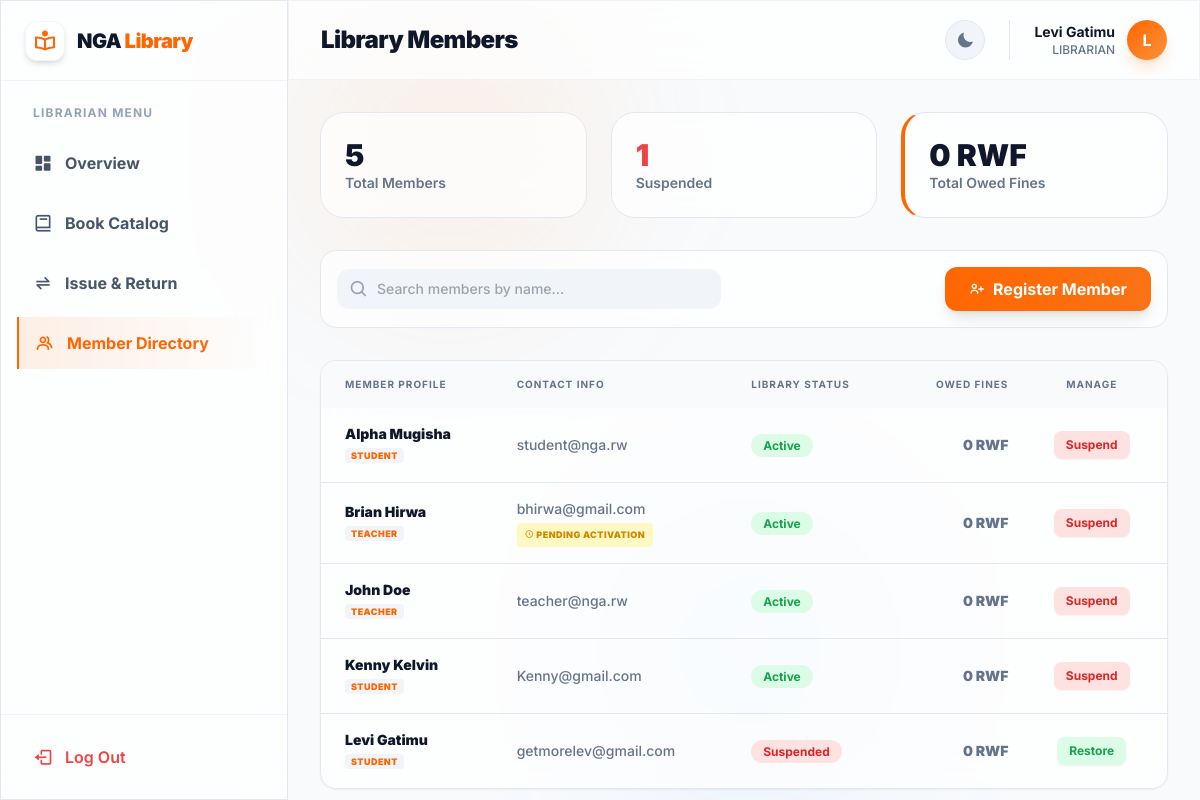
Screenshot of /librarian/members.php (signed in) with the database file from the repository.
### tables this page shows
CREATE TABLE `users` (
  `id` int(11) NOT NULL,
  `full_name` varchar(100) NOT NULL,
  `email` varchar(100) NOT NULL,
  `password` varchar(255) NOT NULL,
  `role` enum('librarian','student','teacher','admin') DEFAULT 'student',
  `status` enum('active','suspended') DEFAULT 'active',
  `library_status` enum('active','suspended') DEFAULT 'active',
  `is_activated` tinyint(1) DEFAULT 1,
  `activation_token` varchar(100) DEFAULT NULL,
  `total_fines` int(11) DEFAULT 0,
  `two_factor_code` varchar(10) DEFAULT NULL,
  `two_factor_expires` datetime DEFAULT NULL
);

### librarian/members.php (the view, shortened to what this page needs)
<?php
require '../config/db.php';
$stats = [
    'total' => $pdo->query("SELECT COUNT(*) FROM users WHERE role != 'librarian'")->fetchColumn(),
    'suspended' => $pdo->query("SELECT COUNT(*) FROM users WHERE library_status = 'suspended' AND role != 'librarian'")->fetchColumn(),
    'total_fines' => $pdo->query("SELECT SUM(total_fines) FROM users WHERE role != 'librarian'")->fetchColumn() ?? 0
];
$members = $pdo->query("SELECT * FROM users WHERE role != 'librarian' ORDER BY full_name ASC")->fetchAll();
$header_title = "Library Members";
require '../components/header.php';
?>
<div class="grid grid-cols-1 md:grid-cols-3 gap-6 mb-8">
    <div class="glass p-6 rounded-[24px] border border-slate-200 dark:border-slate-800">
        <h3 class="text-3xl font-black text-slate-900 dark:text-white"><?php echo $stats['total']; ?></h3>
        <p class="text-sm text-slate-500 font-semibold">Total Members</p>
    </div>
    <div class="glass p-6 rounded-[24px] border border-slate-200 dark:border-slate-800">
        <h3 class="text-3xl font-black text-red-500"><?php echo $stats['suspended']; ?></h3>
        <p class="text-sm text-slate-500 font-semibold">Suspended</p>
    </div>
    <div class="glass p-6 rounded-[24px] border border-slate-200 dark:border-slate-800 border-l-4 border-l-[#FF6600]">
        <h3 class="text-3xl font-black text-slate-900 dark:text-white"><?php echo number_format($stats['total_fines']); ?> RWF</h3>
        <p class="text-sm text-slate-500 font-semibold">Total Owed Fines</p>
    </div>
</div>
<div class="flex flex-col sm:flex-row justify-between items-center gap-4 glass p-4 rounded-2xl border border-slate-200 dark:border-slate-800 mb-6">
    <div class="relative w-full sm:w-96">
        <i class='bx bx-search absolute left-3 top-1/2 -translate-y-1/2 text-slate-400 text-xl'></i>
        <input type="text" id="searchInput" onkeyup="searchMembers()" placeholder="Search members by name..." class="w-full bg-slate-100 dark:bg-slate-800 border-none rounded-xl py-2.5 pl-10 pr-4 text-sm font-medium focus:ring-2 focus:ring-[#FF6600] text-slate-800 dark:text-white">
    </div>
    <button onclick="toggleModal('addMemberModal')" class="w-full sm:w-auto px-6 py-2.5 bg-gradient-to-r from-[#FF6600] to-orange-500 text-white font-bold rounded-xl shadow-lg hover:-translate-y-0.5 transition-all flex items-center justify-center gap-2">
        <i class='bx bx-user-plus'></i> Register Member
    </button>
</div>
<div class="glass rounded-2xl border border-slate-200 dark:border-slate-800 overflow-hidden shadow-sm">
    <div class="overflow-x-auto">
        <table class="w-full text-left border-collapse" id="membersTable">
            <thead class="bg-slate-50 dark:bg-slate-800/50 text-[10px] uppercase font-black text-slate-500 tracking-widest">
                <tr>
                    <th class="p-4 pl-6">Member Profile</th>
                    <th class="p-4">Contact Info</th>
                    <th class="p-4">Library Status</th>
                    <th class="p-4 text-right">Owed Fines</th>
                    <th class="p-4 text-center pr-6">Manage</th>
                </tr>
            </thead>
            <tbody class="divide-y divide-slate-200 dark:divide-slate-700 text-sm">
                <?php if($members): foreach ($members as $member):
                    $is_suspended = ($member['library_status'] === 'suspended');
                ?>
                    <tr class="hover:bg-slate-50 dark:hover:bg-slate-800/30 transition-colors">
                        <td class="p-4 pl-6">
                            <p class="font-black text-slate-900 dark:text-white"><?php echo htmlspecialchars($member['full_name']); ?></p>
                            <span class="text-[9px] px-1.5 py-0.5 rounded bg-slate-100 dark:bg-slate-700 text-[#FF6600] font-black uppercase tracking-wider">
                                <?php echo htmlspecialchars($member['role']); ?>
                            </span>
                        </td>
                        <td class="p-4 text-slate-500 font-medium">
                            <?php echo htmlspecialchars($member['email']); ?><br>
                            <?php if($member['is_activated'] == 0): ?>
                                <span class='inline-block mt-1 text-[9px] font-black bg-yellow-100 dark:bg-yellow-500/10 text-yellow-600 dark:text-yellow-400 px-2 py-0.5 rounded uppercase tracking-wider'>
                                    <i class='bx bx-time-five'></i> Pending Activation
                                </span>
                            <?php endif; ?>
                        </td>
                        <td class="p-4">
                            <span class="px-3 py-1 rounded-full text-xs font-bold <?php echo $is_suspended ? 'bg-red-100 dark:bg-red-500/10 text-red-600 dark:text-red-400' : 'bg-green-100 dark:bg-green-500/10 text-green-600 dark:text-green-400'; ?>">
                                <?php echo $is_suspended ? 'Suspended' : 'Active'; ?>
                            </span>
                        </td>
                        <td class="p-4 text-right font-black <?php echo ($member['total_fines'] > 0) ? 'text-red-500' : 'text-slate-500 dark:text-slate-400'; ?>">
                            <?php echo number_format($member['total_fines']); ?> RWF
                        </td>
                        <td class="p-4 pr-6 text-center space-x-1">
                            <form method="POST" class="inline" onsubmit="return confirm('Toggle this member\'s access?');">
                                <button type="submit" name="toggle_status" class="px-3 py-1.5 rounded-lg text-xs font-bold shadow-sm transition-colors <?php echo $is_suspended ? 'bg-green-100 dark:bg-green-500/10 text-green-600 hover:bg-green-200' : 'bg-red-100 dark:bg-red-500/10 text-red-600 hover:bg-red-200'; ?>">
                                    <?php echo $is_suspended ? 'Restore' : 'Suspend'; ?>
                                </button>
                            </form>
                        </td>
                    </tr>
                <?php endforeach; else: ?>
                    <tr><td colspan="5" class="p-10 text-center text-slate-500">No members found in the system.</td></tr>
                <?php endif; ?>
            </tbody>
        </table>
    </div>
</div>
<?php require '../components/footer.php'; ?>

### components/header.php (shortened to what this page needs)
<?php
$current_page = basename($_SERVER['PHP_SELF']);
$header_title = isset($header_title) ? $header_title : "Dashboard";
?>
<!DOCTYPE html>
<html lang="en" class="scroll-smooth">
<head>
    <link href='https://unpkg.com/boxicons@2.1.4/css/boxicons.min.css' rel='stylesheet'>
    <script src="https://cdn.tailwindcss.com"></script>
</head>
<body class="antialiased bg-slate-50 text-slate-800 dark:bg-[#020617] dark:text-slate-200 selection:bg-nga-brand selection:text-white flex h-screen overflow-hidden">
    <div class="fixed inset-0 w-full h-full pointer-events-none overflow-hidden -z-10" style="will-change: transform;">
        <div class="absolute top-0 left-1/4 w-[300px] h-[300px] bg-orange-400/10 dark:bg-orange-600/5 rounded-full filter blur-[80px] animate-blob"></div>
        <div class="absolute bottom-0 right-1/4 w-[300px] h-[300px] bg-blue-400/10 dark:bg-blue-600/5 rounded-full filter blur-[80px] animate-blob" style="animation-delay: -7s;"></div>
    </div>
    <aside class="w-72 h-full glass border-r border-slate-200 dark:border-slate-800/80 flex flex-col z-20">
        <div class="h-20 flex items-center px-6 border-b border-slate-200/50 dark:border-slate-800/50">
            <div class="w-10 h-10 bg-white rounded-xl flex items-center justify-center p-1.5 shadow-md border border-slate-100 dark:border-slate-700 mr-3">
                <i class='bx bx-book-reader text-2xl text-[#FF6600]'></i>
            </div>
            <span class="text-xl font-black tracking-tight text-slate-900 dark:text-white">NGA <span class="text-[#FF6600]">Library</span></span>
        </div>
        <nav class="flex-1 overflow-y-auto py-6 px-4 space-y-2">
            <?php if (isset($_SESSION['role']) && $_SESSION['role'] === 'librarian'): ?>
                <p class="px-4 text-xs font-bold text-slate-400 uppercase tracking-widest mb-4">Librarian Menu</p>
                <a href="dashboard.php" class="<?php echo ($current_page == 'dashboard.php') ? 'bg-gradient-to-r from-[#FF6600]/10 to-transparent text-[#FF6600] border-l-2 border-[#FF6600]' : 'text-slate-600 dark:text-slate-400 hover:bg-slate-100 dark:hover:bg-slate-800/50 hover:text-slate-900 dark:hover:text-white'; ?> flex items-center gap-3 px-4 py-3 rounded-r-xl font-bold transition-all">
                    <i class='bx bxs-dashboard text-xl'></i> Overview
                </a>
                <a href="books.php" class="<?php echo ($current_page == 'books.php') ? 'bg-gradient-to-r from-[#FF6600]/10 to-transparent text-[#FF6600] border-l-2 border-[#FF6600]' : 'text-slate-600 dark:text-slate-400 hover:bg-slate-100 dark:hover:bg-slate-800/50 hover:text-slate-900 dark:hover:text-white'; ?> flex items-center gap-3 px-4 py-3 rounded-r-xl font-bold transition-all">
                    <i class='bx bx-book text-xl'></i> Book Catalog
                </a>
                <a href="transactions.php" class="<?php echo ($current_page == 'transactions.php') ? 'bg-gradient-to-r from-[#FF6600]/10 to-transparent text-[#FF6600] border-l-2 border-[#FF6600]' : 'text-slate-600 dark:text-slate-400 hover:bg-slate-100 dark:hover:bg-slate-800/50 hover:text-slate-900 dark:hover:text-white'; ?> flex items-center gap-3 px-4 py-3 rounded-r-xl font-bold transition-all">
                    <i class='bx bx-transfer-alt text-xl'></i> Issue & Return
                </a>
                <a href="members.php" class="<?php echo ($current_page == 'members.php') ? 'bg-gradient-to-r from-[#FF6600]/10 to-transparent text-[#FF6600] border-l-2 border-[#FF6600]' : 'text-slate-600 dark:text-slate-400 hover:bg-slate-100 dark:hover:bg-slate-800/50 hover:text-slate-900 dark:hover:text-white'; ?> flex items-center gap-3 px-4 py-3 rounded-r-xl font-bold transition-all">
                    <i class='bx bx-group text-xl'></i> Member Directory
                </a>
            <?php endif; ?>
        </nav>
        <div class="p-4 border-t border-slate-200/50 dark:border-slate-800/50">
            <a href="../login.php" class="flex items-center gap-3 px-4 py-3 text-red-500 hover:bg-red-50 dark:hover:bg-red-500/10 rounded-xl font-semibold transition-all">
                <i class='bx bx-log-out text-xl'></i> Log Out
            </a>
        </div>
    </aside>
    <main class="flex-1 flex flex-col h-full overflow-hidden relative z-10">
        <header class="h-20 glass border-b border-slate-200/50 dark:border-slate-800/50 flex items-center justify-between px-8">
            <h1 class="text-2xl font-black text-slate-900 dark:text-white tracking-tight"><?php echo $header_title; ?></h1>
            <div class="flex items-center gap-6">
                <button id="theme-toggle" class="w-10 h-10 rounded-full bg-slate-100 dark:bg-slate-800 border border-slate-200 dark:border-slate-700 text-slate-500 dark:text-amber-400 hover:bg-slate-200 dark:hover:bg-slate-700 transition-all flex items-center justify-center">
                    <i class='bx bxs-moon text-lg block dark:hidden'></i>
                </button>
                <div class="flex items-center gap-3 pl-6 border-l border-slate-200 dark:border-slate-700">
                    <div class="text-right hidden md:block">
                        <p class="text-sm font-bold text-slate-900 dark:text-white"><?php echo isset($_SESSION['name']) ? htmlspecialchars($_SESSION['name']) : 'Guest'; ?></p>
                        <p class="text-xs text-slate-500 font-medium uppercase"><?php echo isset($_SESSION['role']) ? htmlspecialchars($_SESSION['role']) : 'User'; ?></p>
                    </div>
                    <?php
                        $avatar_color = (isset($_SESSION['role']) && $_SESSION['role'] === 'teacher') ? 'from-blue-500 to-blue-600 shadow-blue-500/20' : 'from-[#FF6600] to-orange-400 shadow-orange-500/20';
                    ?>
                    <div class="w-10 h-10 rounded-full bg-gradient-to-br <?php echo $avatar_color; ?> flex items-center justify-center shadow-lg text-white font-bold">
                        <?php echo isset($_SESSION['name']) ? substr($_SESSION['name'], 0, 1) : 'U'; ?>
                    </div>
                </div>
            </div>
        </header>
        <div class="flex-1 overflow-y-auto p-8">
            <div class="max-w-7xl mx-auto space-y-8">

### components/footer.php (shortened to what this page needs)
            </div> </div> </main>
</body>
</html>

### components/header.php (style rules this page uses)
body { transition: background-color 0.4s ease, color 0.4s ease; }
.glass { background: rgba(255, 255, 255, 0.7); backdrop-filter: blur(20px); -webkit-backdrop-filter: blur(20px); border: 1px solid rgba(255, 255, 255, 0.2); }

### rows the page displays
users: id "5", is_activated "1", total_fines "0", full_name "Kenny Kelvin", role "STUDENT", email "Kenny@gmail.com", library_status "Active"
users: full_name "Alpha Mugisha", role "STUDENT", email "student@nga.rw", library_status "Active", total_fines "0"
users: full_name "Brian Hirwa", role "TEACHER", email "bhirwa@gmail.com", is_activated 0 (drawn), library_status "Active", total_fines "0"
users: full_name "John Doe", role "TEACHER", email "teacher@nga.rw", library_status "Active", total_fines "0"
users: full_name "Levi Gatimu", role "STUDENT", email "getmorelev@gmail.com", library_status "Suspended", total_fines "0"

### other values shown
$header_title "Library Members"
$_SESSION['name'] "Levi Gatimu"
$_SESSION['role'] "LIBRARIAN"
substr($_SESSION['name'], 0, 1) "L"
